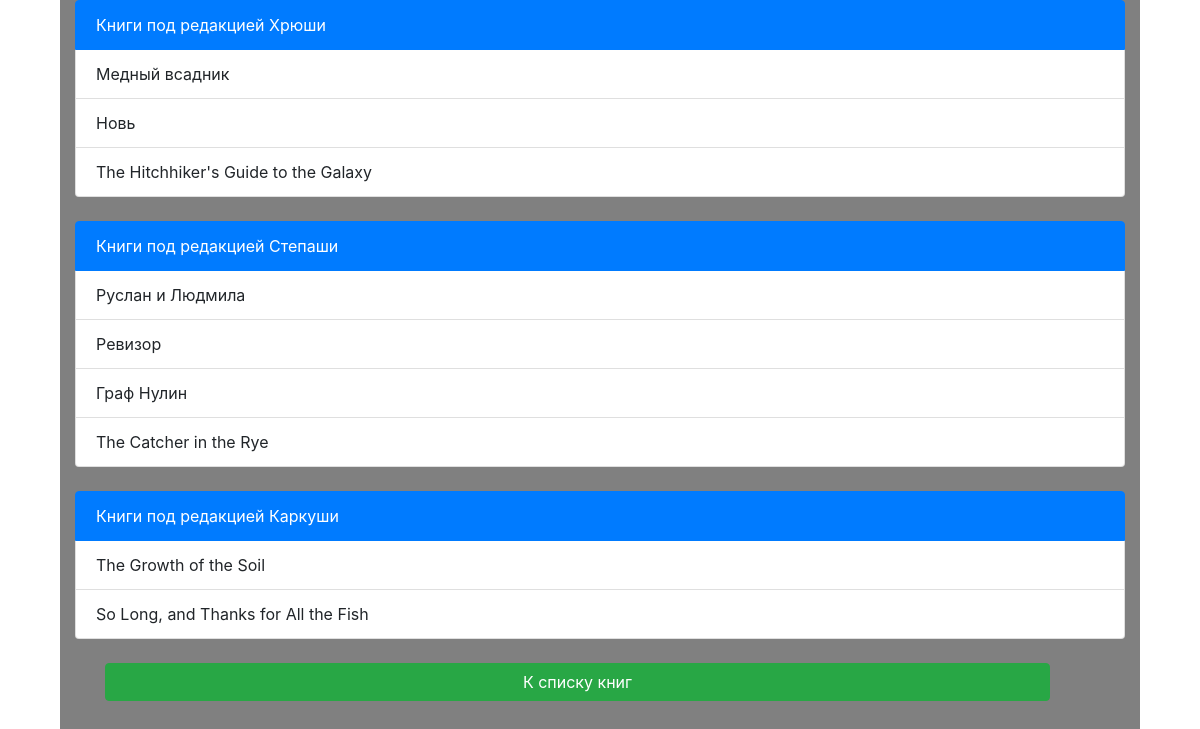
Page /index/redactions/ on the committed database.
### p_library/models.py (models this page shows)
class Redaction(models.Model):
	name = models.CharField(max_length = 20)
	def __str__(self):
		return self.name

class Book(models.Model):
	ISBN = models.CharField(max_length = 13)
	title = models.TextField()
	description = models.TextField()
	year_release = models.SmallIntegerField()
	author = models.ForeignKey(Author, on_delete=models.CASCADE)
	copy_count = models.SmallIntegerField()
	price = models.DecimalField(max_digits=10, decimal_places=2)
	redact = models.ForeignKey(Redaction, on_delete=models.CASCADE, null=True, blank=True)
	def __str__(self):
		return self.title

### p_library/views.py (the view)
# urls.py: path('index/redactions/', views.redactPage),
def redactPage(request):
	template = loader.get_template('Redaction.html')
	redactionList = []
	redactions = Redaction.objects.all()
	for redact in redactions:
		books = Book.objects.filter(redact = redact)
		redaction = {'redact':redact, 'books':books}
		redactionList.append(redaction)
	redact = {'redact':redactionList}
	return HttpResponse(template.render(redact, request))

### p_library/templates/Redaction.html (shortened to what this page needs)
<link rel="stylesheet" href="https://maxcdn.bootstrapcdn.com/bootstrap/4.0.0/css/bootstrap.min.css">
<div class="container">
    {% for redaction in redact %}
        <ol class="list-group">
            <li class="list-group-item active">Книги под редакцией {{redaction.redact}}</li>
        {% for book in redaction.books %}
            <li class="list-group-item">{{book}}</li>
        {% endfor %}
        </ol>
        <br>
    {% endfor %}
    <button class="btn btn-success" onclick= "window.location.href = '../'"> К списку книг
    </button>
</div>

### p_library/templates/Redaction.html (style rules this page uses)
.container { max-width: 90%; background: gray; }
li { background:gray; }
.btn { margin-left: 30px; margin-bottom: 60px; width: 90%; }

### rows in the picture
Redaction: redact "Хрюши"
Book: title "Медный всадник"
Book: title "Новь"
Book: title "The Hitchhiker's Guide to the Galaxy"
Redaction: redact "Степаши"
Book: title "Руслан и Людмила"
Book: title "Ревизор"
Book: title "Граф Нулин"
Book: title "The Catcher in the Rye"
Redaction: redact "Каркуши"
Book: title "The Growth of the Soil"
Book: title "So Long, and Thanks for All the Fish"
